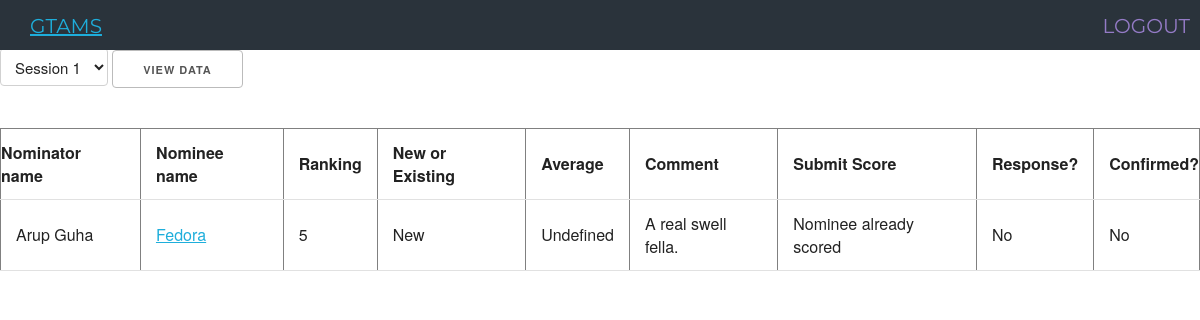
The page /gcmember.php (signed in) on the database as committed earlier.
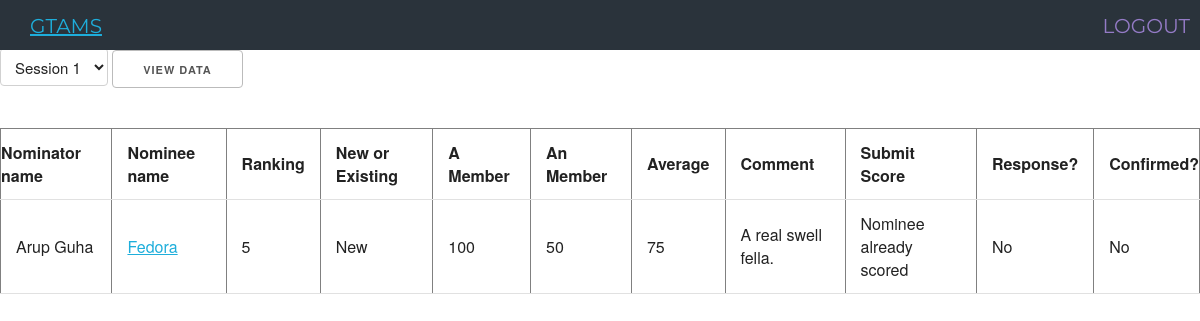
The same page on the database as committed later.
### tables this page shows
CREATE TABLE `nomination` (
	`nomination_id` INT (11) NOT NULL AUTO_INCREMENT,
	`session_id` INT(11) NOT NULL COMMENT 'the id for the session the Admin set up',
	`nominator_id` INT(11) NOT NULL COMMENT 'the user_id for the nominator',
	`nominee_name` VARCHAR(40),
	`rank` int(11),
	`nominee_PID` VARCHAR(40),
	`nominee_email` VARCHAR(40),
	`is_phd` INT(11),
	`is_newly_admitted` INT (11) COMMENT "",
	`nominee_advisor` VARCHAR(40),
	`graduate_semesters` INT (11),
	`phone_number` VARCHAR(20),
	`SPEAK_test` INT(11) COMMENT '1, 2, 3 = yes, no, graduated from US school',
	`GTA_semesters` INT(11),
	`GPA` float(10),
	`sent` TIMESTAMP COMMENT 'when the nomination was sent to the user',
	`replied` TIMESTAMP COMMENT 'when the nomination was replied to by the nominee',
	`completed` TIMESTAMP COMMENT 'when the nominee form was confirmed by the nominator',
	primary key (`nomination_id`),
	foreign key (`session_id`) references `sessions`(`session_id`),
	foreign key (`nominator_id`) references `users`(`user_id`)
);

CREATE TABLE `users` (
  `user_ID` INT(11) NOT NULL AUTO_INCREMENT PRIMARY KEY,
  `user_Role` VARCHAR(20) NOT NULL COMMENT 'user Role can be ADMIN, GCMEMBER, GCCHAIR, NOMINATOR, NOMINEE',
  `username` VARCHAR(20) NOT NULL COMMENT 'user Login',
  `password` VARCHAR(10) NOT NULL COMMENT 'user Password',
  `user_Email` VARCHAR(100) NOT NULL COMMENT 'Email',
  `reg_date` TIMESTAMP,
  `realname` VARCHAR(30),
  UNIQUE KEY username (`username`)
);

CREATE TABLE `score` (
  `user_ID` INT(11) NOT NULL,
  `nomination_id` INT(11) NOT NULL,
  `Score` INT(3) DEFAULT 0,
  `ScoredOn` DATETIME,
  `Comments` VARCHAR(512),
  PRIMARY KEY (`user_ID`, `nomination_id`),
  FOREIGN KEY (`user_ID`) REFERENCES `users` (`user_id`),
  FOREIGN KEY (`nomination_id`) REFERENCES `nomination` (`nomination_id`)
);

### includes/functions.php (the view, shortened to what this page needs)
	<?php
function createPage($name,$nomid,$mysqli){
	$filename = "nomination".$nomid.".php";
	return $filename;
}
function oldGCTable($sessionID,$mysqli){
		?><html>
		<table border="1" style="width:100%">
		  <center>
			<tr>
				<th>Nominator name</th>
				<th>Nominee name</th>
				<th>Ranking</th>
				<th>New or Existing</th>
			<?php
				$result = $mysqli->query(
 				"SELECT u.realname
 				FROM users u
 				WHERE u.user_Role = 'GCMEMBER' and
 				EXISTS (SELECT * FROM session_users WHERE session_id = " . $sessionID . " and user_id = u.user_ID)
 				ORDER BY u.realname"
 				);
				while ($obj = $result->fetch_object()){
					echo "<th>".$obj->realname."</th>";
				}
			?>
				<th>Average</th>
				<th>Comment</th>
				<th>Submit Score</th>
				<th>Response?</th>
 				<th>Confirmed?</th>
			</tr>
			<?php
				$result = $mysqli->query("SELECT u.realname, n.session_id, n.nominee_name, n.rank, n.is_newly_admitted, n.nomination_id, n.replied, n.completed
  									FROM nomination n, users u
  									WHERE u.user_ID = n.nominator_id
  									ORDER BY realname");
				while($obj = $result->fetch_object()){
					if($obj->session_id == $sessionID){
						echo "<form action='gcmember_submit.php' method='post'>";
						echo "<tr>";
						echo "<td>".$obj->realname."</td>";
						echo "<td><A HREF='".createPage($obj->nominee_name,$obj->nomination_id,$mysqli)."' onClick='return popup(this,true)';>".$obj->nominee_name."</A></td>";
						echo "<td>".$obj->rank."</td>";
						if(!$obj->is_newly_admitted){
							echo "<td>New</td>";
						}
						else{
							echo "<td>Existing</td>";
						}
						$result2 = $mysqli->query("
 						SELECT u.user_ID, u.realname
 						FROM users u
 						WHERE u.user_Role = 'GCMEMBER' and
 						EXISTS(SELECT * FROM session_users WHERE session_id = ". $sessionID ." and user_id = u.user_ID)
 						ORDER BY u.realname");
						$average = 0;
						$count = 0;
						while($obj2 = $result2->fetch_object()){
							$obj3 = $mysqli->query("SELECT Score FROM score WHERE user_ID = ".$obj2->user_ID." AND nomination_id = ".$obj->nomination_id)->fetch_object()->Score;
							$count++;
							$average += $obj3;
							echo "<td>".$obj3."</td>";
						}
						if ($count != 0)
 							echo "<td>".$average/$count."</td>";
 						else
 							echo "<td>Undefined</td>";
 						$obj3 = $mysqli->query("SELECT Comments FROM score WHERE user_ID = ".$_SESSION['user_ID']." AND nomination_id = ".$obj->nomination_id)->fetch_object();
 						if ($obj3)
 							$obj3 = $obj3->Comments;
 						else
 							$obj3 = "";
						echo "<td>".$obj3."</td>";
						echo "<td>Nominee already scored</td>";
						if ($obj->replied != NULL)
 							echo "<td>Yes</td>";
 						else
 							echo "<td>No</td>";
 						if ($obj->completed != NULL)
 							echo "<td>Yes</td>";
 						else
 							echo "<td>No</td>";
					echo "</tr>";
					echo "</form>";
					}
				}
			?>
		  </center>
		  </table>
		  </html>
		  <?php
}
?>

Rows that differ between the two databases and show on the page:
now on this page (row unchanged): users: realname "A Member", user_ID.Score "100"
now on this page (row unchanged): users: realname "An Member", user_ID.Score "50"
changed nomination "Fedora": count (not shown) → "75"; no longer shows "Undefined"
